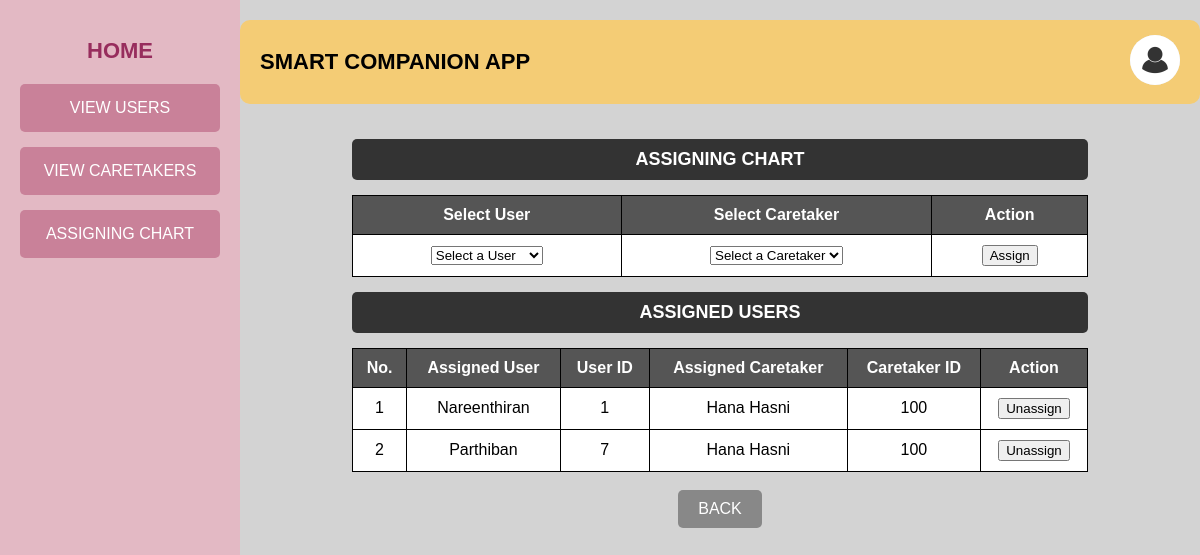
Screenshot of /assign with the database file from the repository.
### tables this page shows
CREATE TABLE assign (
           id INTEGER PRIMARY KEY AUTOINCREMENT,
           user_name TEXT NOT NULL,
           user_id TEXT NOT NULL,
           caretaker_name TEXT NOT NULL,
           caretaker_id TEXT NOT NULL
           );

### app.py (the view, shortened to what this page needs)
@app.route("/assign", methods=["GET", "POST"])
def assign():
    db = get_db()
    cursor = db.cursor()
    cursor.execute("""
        SELECT id, name FROM user
        WHERE id NOT IN (SELECT user_id FROM assign)
    """)
    available_users = cursor.fetchall()
    cursor.execute("""
        SELECT id, name FROM caretaker
    """)
    available_caretakers = cursor.fetchall()
    admin_id = session.get('admin_id')
    str_admin_id = str(admin_id)
    with open("static/img_log/admin/"+ str_admin_id + ".txt", "r") as file:
        image_name = str(file.read())
        image_url= url_for('static', filename='uploads/'+ image_name)
    cursor.execute("""
        SELECT * FROM assign
    """)
    assigned_users = cursor.fetchall()
    db.close()
    db.close()
    return render_template("Admin/assign.html", available_users=available_users, available_caretakers=available_caretakers, image_url=image_url, assigned_users=assigned_users)

### app.py (called while the page is built)
def get_db():
    if 'db' not in g:
        g.db = sqlite3.connect('project.db')
        g.db.row_factory = sqlite3.Row
    return g.db

### templates/Admin/assign.html (shortened to what this page needs)
<!DOCTYPE html>
<html lang="en">
<head>
    <link rel="stylesheet" href="static/contact.css">
</head>
<body>
    <div class="container">
        <div class="sidebar">
            <a href="{{ url_for('admin') }}"><h2>HOME</h2></a>
            <a href="{{ url_for('aviewusers') }}"><button class="nav-btn">VIEW USERS</button></a>
            <a href="{{ url_for('aviewcare') }}"><button class="nav-btn">VIEW CARETAKERS</button></a>
            <a href="{{ url_for('assign') }}"><button class="nav-btn">ASSIGNING CHART</button></a>
        </div>
        <div class="main-content">
            <div class="header">
                <h1>SMART COMPANION APP</h1>
                <div class="user-profile">
                    <a href="{{ url_for('adminprofile') }}"><img src="{{ image_url }}" alt="Profile Picture" class="profile-img"></a>
                </div>
            </div>
            <div class="contacts-section">
                <h2 class="contacts-title">ASSIGNING CHART</h2>
                <form action="{{ url_for('assign') }}" method="POST">
                    <table class="contacts-table">
                        <thead>
                            <tr>
                                <th>Select User</th>
                                <th>Select Caretaker</th>
                                <th>Action</th>
                            </tr>
                        </thead>
                        <tbody>
                            <tr>
                                <td>
                                    <select name="user_id" required>
                                        <option value="" disabled selected>Select a User</option>
                                    </select>
                                </td>
                                <td>
                                    <select name="caretaker_id" required>
                                        <option value="" disabled selected>Select a Caretaker</option>
                                    </select>
                                </td>
                                <td>
                                    <button type="submit">Assign</button>
                                </td>
                            </tr>
                        </tbody>
                    </table>
                </form>
                <h2 class="contacts-title">ASSIGNED USERS</h2>
                <table class="contacts-table">
                    <thead>
                        <tr>
                            <th>No.</th>
                            <th>Assigned User</th>
                            <th>User ID</th>
                            <th>Assigned Caretaker</th>
                            <th>Caretaker ID</th>
                            <th>Action</th>
                        </tr>
                    </thead>
                    <tbody>
                        {% for assign in assigned_users %}
                        <tr>
                            <td>{{ loop.index }}</td>
                            <td>{{ assign[1] }}</td>
                            <td>{{ assign[2] }}</td>
                            <td>{{ assign[3] }}</td>
                            <td>{{ assign[4] }}</td>
                            <td>
                                <form action="{{ url_for('unassign') }}" method="POST" style="display:inline;">
                                    <button type="submit" class="remove-btn">Unassign</button>
                                </form>
                            </td>
                        </tr>
                        {% endfor %}
                    </tbody>
                </table>
            </div><br>
            <a href="{{ url_for('admin') }}"><button class="back-btn">BACK</button></a>
        </div>
    </div>
</body>
</html>

### static/contact.css (style rules this page uses)
body { font-family: Arial, sans-serif; margin: 0; padding: 0; background-color: #e5e5e5; }
.container { display: flex; height: 100vh; }
.sidebar { width: 200px; background-color: #e3b9c4; padding: 20px; text-align: center; }
.sidebar h2 { font-size: 20px; margin-bottom: 30px; }
.nav-btn { display: block; width: 100%; padding: 15px; margin-bottom: 15px; background-color: #c98199; border: none; color: white; font-size: 16px; cursor: pointer; border-radius: 5px; }
.main-content { flex: 1; padding: 20px; background-color: #d3d3d3; display: flex; flex-direction: column; align-items: center; }
.header { display: flex; justify-content: space-between; width: 100%; align-items: center; background-color: #f4cc75; padding: 15px 20px; border-radius: 10px; }
.header h1 { margin: 0; font-size: 22px; }
.user-profile { display: flex; align-items: center; gap: 10px; }
.user-profile img { width: 50px; height: 50px; border-radius: 50%; background-color: #ddd; }
.contacts-section { width: 80%; margin-top: 20px; text-align: center; }
.contacts-title { background-color: #333; color: white; padding: 10px; border-radius: 5px; font-size: 18px; }
.contacts-table { width: 100%; margin-top: 10px; border-collapse: collapse; background-color: white; }
.contacts-table th, .contacts-table td { border: 1px solid black; padding: 10px; text-align: center; }
.contacts-table th { background-color: #555; color: white; }
.sidebar h2 { color: #972d5d; font-size: 22px; margin-bottom: 20px; font-weight: bold; text-decoration: none; transition: color 0.3s ease; }
a { text-decoration: none; }
.back-btn, .add-btn { padding: 10px 20px; border: none; font-size: 16px; cursor: pointer; border-radius: 5px; }
.back-btn { background-color: #b8867b; color: white; }
.back-btn, .add-btn { padding: 10px 20px; border: none; border-radius: 5px; cursor: pointer; }
.back-btn { background: #888; color: white; }

### rows the page displays
assign: user_name "Nareenthiran", user "1", caretaker_name "Hana Hasni", caretaker "100"
assign: user_name "Parthiban", user "7", caretaker_name "Hana Hasni", caretaker "100"
